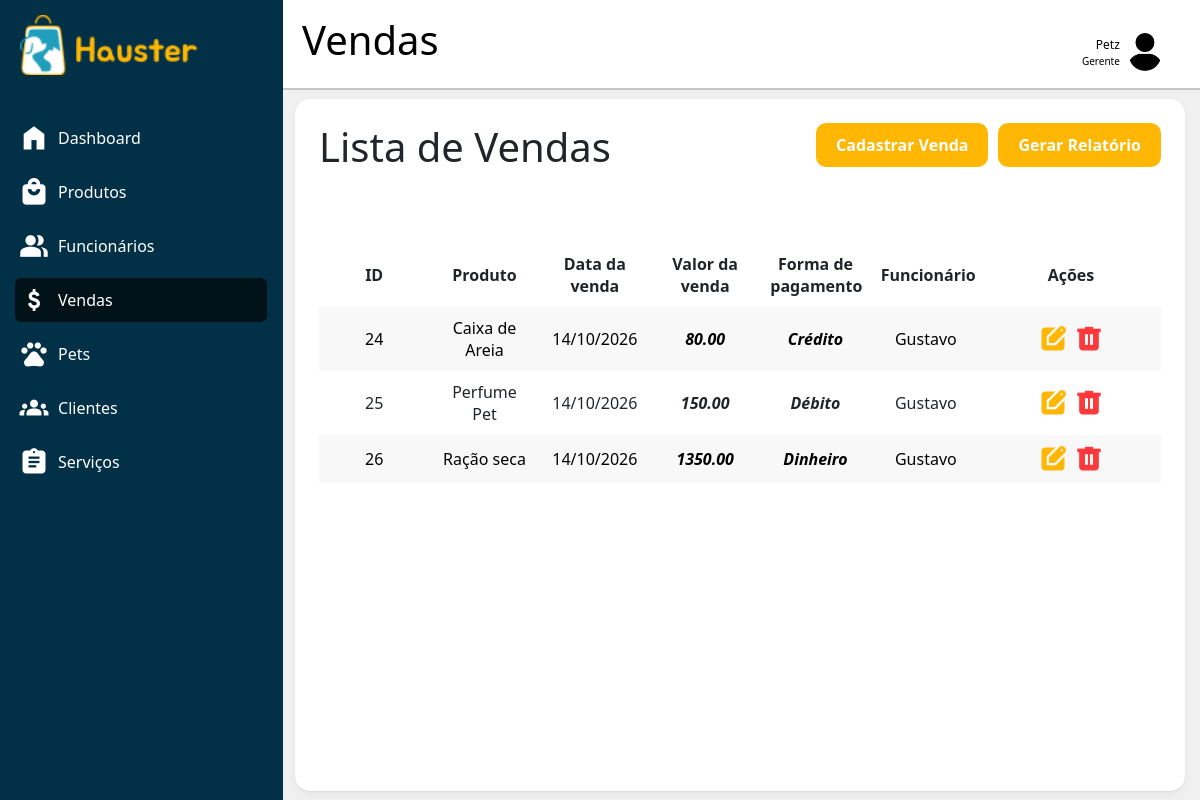
The page /dashboard.php?pagina=vendas (signed in) on the database its author committed.
### tables this page shows
CREATE TABLE IF NOT EXISTS `itens_pedido` (
  `id_pedido` int(11) NOT NULL AUTO_INCREMENT,
  `produtos_idprodutos` int(11) NOT NULL,
  `dt_pedido` date NOT NULL,
  `valor` decimal(10,2) NOT NULL,
  `quantidade` int(11) NOT NULL DEFAULT 1,
  `form_pagamento` enum('Crédito','Débito','Pix','Dinheiro') NOT NULL,
  `estabelecimento_idestabelecimento` int(11) NOT NULL,
  `funcionarios_idfuncionarios` int(11),
  PRIMARY KEY (`id_pedido`),
  KEY `fk_itens_pedido_estabelecimento1_idx` (`estabelecimento_idestabelecimento`),
  KEY `fk_itens_pedido_funcionarios1_idx` (`funcionarios_idfuncionarios`),
  CONSTRAINT `fk_itens_pedido_funcionarios1` FOREIGN KEY (`funcionarios_idfuncionarios`) REFERENCES `funcionarios` (`idfuncionarios`) ON DELETE SET NULL ON UPDATE CASCADE
);

CREATE TABLE IF NOT EXISTS `produtos` (
  `idprodutos` int(11) NOT NULL AUTO_INCREMENT,
  `nome_prod` varchar(45) NOT NULL,
  `validade` date NOT NULL,
  `estoque` int(11) NOT NULL,
  `marca` varchar(45) NOT NULL,
  `preco` decimal(10,2) NOT NULL,
  `categorias_idcategorias` int(11) NOT NULL,
  `estabelecimento_idestabelecimento` int(11) NOT NULL,
  PRIMARY KEY (`idprodutos`,`categorias_idcategorias`,`estabelecimento_idestabelecimento`),
  KEY `fk_produtos_categorias1_idx` (`categorias_idcategorias`),
  KEY `fk_produtos_estabelecimento1_idx` (`estabelecimento_idestabelecimento`),
  CONSTRAINT `fk_produtos_categorias1` FOREIGN KEY (`categorias_idcategorias`) REFERENCES `categorias` (`idcategorias`) ON DELETE NO ACTION ON UPDATE NO ACTION,
  CONSTRAINT `fk_produtos_estabelecimento` FOREIGN KEY (`estabelecimento_idestabelecimento`) REFERENCES `estabelecimento` (`idestabelecimento`) ON DELETE CASCADE ON UPDATE NO ACTION
);

CREATE TABLE IF NOT EXISTS `funcionarios` (
  `idfuncionarios` int(11) NOT NULL AUTO_INCREMENT,
  `nome` varchar(45) NOT NULL,
  `dt_nasc` date NOT NULL,
  `salario` decimal(10,2) NOT NULL,
  `cpf` varchar(11) NOT NULL,
  `email` varchar(45) NOT NULL,
  `telefone` varchar(14) NOT NULL,
  `senha` varchar(255) NOT NULL,
  `cargos_idcargos` int(11) NOT NULL,
  `estabelecimento_idestabelecimento` int(11) NOT NULL,
  PRIMARY KEY (`idfuncionarios`),
  UNIQUE KEY `uk_funcionarios_id_cargo` (`idfuncionarios`,`cargos_idcargos`),
  KEY `fk_funcionarios_cargos_id` (`cargos_idcargos`),
  KEY `fk_funcionarios_estabelecimento_id` (`estabelecimento_idestabelecimento`),
  CONSTRAINT `fk_funcionarios_cargos` FOREIGN KEY (`cargos_idcargos`) REFERENCES `cargos` (`idcargos`) ON DELETE NO ACTION ON UPDATE NO ACTION,
  CONSTRAINT `fk_funcionarios_estabelecimento` FOREIGN KEY (`estabelecimento_idestabelecimento`) REFERENCES `estabelecimento` (`idestabelecimento`) ON DELETE CASCADE ON UPDATE NO ACTION
);

### dashboard/vendas/index.php (the view, shortened to what this page needs)
<?php
$estabelecimento_id = $_SESSION['estabelecimento_id'];
$stmt = $conexao->prepare(
    "SELECT ip.id_pedido, ip.dt_pedido, ip.valor, ip.produtos_idprodutos, ip.form_pagamento, p.idprodutos, p.nome_prod as produto,
            f.nome AS funcionario
     FROM itens_pedido ip
     JOIN produtos p ON p.idprodutos = ip.produtos_idprodutos
     LEFT JOIN funcionarios f ON f.idfuncionarios = ip.funcionarios_idfuncionarios
     WHERE ip.estabelecimento_idestabelecimento = :estabelecimento_id ORDER BY ip.id_pedido"
);
$stmt->bindParam(':estabelecimento_id', $estabelecimento_id);
$stmt->execute();
$pedidos = $stmt->fetchAll();
$stmt->execute();
$pedidos = $stmt->fetchAll();
?>
<main class="tabela content fundo">
    <div class="cabecalho-tabela">
        <h1 class="titulo">Lista de Vendas</h1>
        <div style="display:flex; gap:10px;">
            <a href="dashboard.php?pagina=vendas_cadastrar" class="btn-cadastrar">Cadastrar Venda</a>
            <a href="dashboard/vendas/exportar_pedidos.php" class="btn-cadastrar">Gerar Relatório</a>
        </div>
    </div>
    <table class="table-sb">
        <tr class="linha">
            <th class="celulas">ID</th>
            <th class="celulas">Produto</th>
            <th class="celulas">Data da venda</th>
            <th class="celulas">Valor da venda</th>
            <th class="celulas">Forma de pagamento</th>
            <th class="celulas">Funcionário</th>
            <th class="celulas">Ações</th>
        </tr>
        <?php if (count($pedidos) > 0): ?>
            <?php foreach ($pedidos as $pedido): ?>
                <tr class="linha">
                    <td class="celulas"><?= htmlspecialchars($pedido['id_pedido']) ?></td>
                    <td class="celulas"><?= htmlspecialchars($pedido['produto']) ?></td>
                    <td class="celulas"><?= date('d/m/Y', strtotime($pedido['dt_pedido'])) ?></td>
                    <td class="celulas destaque"><?= htmlspecialchars($pedido['valor']) ?></td>
                    <td class="celulas destaque"><?= htmlspecialchars($pedido['form_pagamento']) ?></td>
                    <td class="celulas"><?= htmlspecialchars($pedido['funcionario'] ?? '—') ?></td>
                    <td class="celulas">
                        <div class="acoes">
                            <a href="dashboard.php?pagina=vendas_editar&id_pedido=<?= $pedido['id_pedido'] ?>">
                                <span class="material-symbols-outlined icon editar">edit_square</span>
                            </a>
                            <a href="dashboard.php?pagina=vendas_excluir&id_pedido=<?= $pedido['id_pedido'] ?>"
                               onclick="return confirm('Tem certeza que deseja excluir este pedido?');">
                                <span class="material-symbols-outlined icon excluir">delete</span>
                            </a>
                        </div>
                    </td>
                </tr>
            <?php endforeach; ?>
        <?php else: ?>
            <tr class="linha">
                <td class="celulas" colspan="7">Nenhum pedido cadastrado.</td>
            </tr>
        <?php endif; ?>
    </table>
</main>

### css/side-bar.css (style rules this page uses)
:root { --branco: #ffff; --preto: #000000; --primaria-100: #B0E8FE; --primaria-200: #2CC7EC; --primaria-base: #219EBC; --primaria-400: #16778E; --primaria-500: #0C5262; --primaria-600: #042F3A; --primaria-700: #011319; --secundaria-100: #FFE9D2; --secundaria-base: #FFB703; --secundaria-300: #CE9300; --secundaria-400: #9E7000; --secundaria-500: #714F00; --secundaria-600: #473000; --secundaria-700: #211500; --cinza-100: #F0F0F0; --cinza-200: #B3B8BB; --cinza-base: #8E9294; --cinza-400: #6A6D6F; --cinza-500: #494B4C; --cinza-600: #2A2B2C; --cinza-700: #101111; --fundo: #023047; --font: "Inter"; }
* { margin: 0; padding: 0; border: none; box-sizing: border-box; }
html, body { height: 100%; font-family: "Inter", Helvetica, sans-serif; }
.material-symbols-outlined { font-variation-settings: 'FILL' 1, 'wght' 400, 'GRAD' 0, 'opsz' 24; color: var(--branco); }
.dashboard { display: grid; grid-template-areas: "sidebar topbar" "sidebar content"; grid-template-columns: 280px 1fr; grid-template-rows: 90px 1fr; height: 100vh; background-color: var(--cinza-100); }
.editar { color: var(--preto); }
.content { grid-area: content; padding: 1.5rem; }

### dashboard/vendas/css/pedidos.css (style rules this page uses)
:root { --branco: #ffff; --preto: #000000; --primaria-100: #B0E8FE; --primaria-200: #2CC7EC; --primaria-base: #219EBC; --primaria-400: #16778E; --primaria-500: #0C5262; --primaria-600: #042F3A; --primaria-700: #011319; --fundo: #023047; --secundaria-100: #FFE9D2; --secundaria-base: #FFB703; --secundaria-300: #CE9300; --secundaria-400: #9E7000; --secundaria-500: #714F00; --secundaria-600: #473000; --secundaria-700: #211500; --secundaria-hover: #e4a404; --cinza-100: #F0F0F0; --cinza-linha: #ededed60; --cinza-200: #B3B8BB; --cinza-base: #8E9294; --cinza-400: #6A6D6F; --cinza-500: #494B4C; --cinza-600: #2A2B2C; --cinza-700: #101111; --estoque-alto: #6CD486; --estoque-medio: #FFCE52; --estoque-baixo: #FF6366; --excluir: #FF383C; --excluir-hover: #d32c2f; --font: "Inter"; }
.material-symbols-outlined { font-variation-settings: 'FILL' 1, 'wght' 800, 'GRAD' 0, 'opsz' 24; font-size: 28px; color: var(--branco); }
.fundo { background-color: var(--branco); box-shadow: 0 1px 2px rgba(0, 0, 0, 0.05), 0 4px 12px rgba(0, 0, 0, 0.04); border-radius: 15px; }
.tabela { display: flex; flex-direction: column; margin: 1% 15px 1% 15px; }
th, td { padding: 10px; text-align: center; vertical-align: middle; }
.cabecalho-tabela { display: flex; flex-direction: row; justify-content: space-between; align-items: flex-start; height: 15vh; }
.btn-cadastrar { text-decoration: none; color: var(--branco); padding: 10px 20px; background-color: var(--secundaria-base); border-radius: 10px; font-weight: bold; }
.table-sb { width: 100%; border-collapse: collapse; table-layout: fixed; }
tr:nth-child(even) { background-color: var(--cinza-linha); color: var(--preto); }
.celulas { display: table-cell; text-align: center; vertical-align: middle; max-width: max-content; }
.acoes { display: flex; justify-content: center; align-items: center; gap: 8px; width: 100%; }
th:last-child, td:last-child { width: 180px; }
.editar { color: var(--secundaria-base); cursor: pointer; }
.excluir { color: var(--excluir); cursor: pointer; }
.destaque { font-weight: bold; font-style: italic; }

### rows shown on the page
itens_pedido: id_pedido "24", produtos.nome_prod "Caixa de Areia", dt_pedido "14/10/2026", valor "80.00", form_pagamento "Crédito", funcionarios_idfuncionarios.nome "Gustavo"
itens_pedido: id_pedido "25", produtos.nome_prod "Perfume Pet", dt_pedido "14/10/2026", valor "150.00", form_pagamento "Débito", funcionarios_idfuncionarios.nome "Gustavo"
itens_pedido: id_pedido "26", produtos.nome_prod "Ração seca", dt_pedido "14/10/2026", valor "1350.00", form_pagamento "Dinheiro", funcionarios_idfuncionarios.nome "Gustavo"

### other values the page prints
$texto "Dashboard"
$texto "Produtos"
$texto "Funcionários"
$texto "Vendas"
$texto "Pets"
$texto "Clientes"
$texto "Serviços"
$titulo_pagina "Vendas"
$nome_exibido "Petz"
$cargo_exibido "Gerente"
